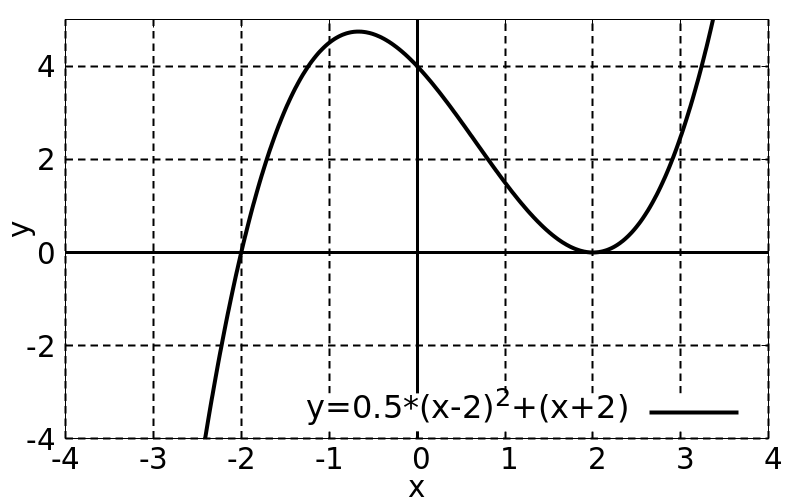

This figure's gnuplot source:
load "template/function-plot.gnuplot"

set key bottom right

set xrange [-4:4]
set yrange [-4:5]

set xtics 1
set ytics 2

plot 0.5*(x-2)**2*(x+2) lc 0 lw 4 title "y=0.5*(x-2)^2+(x+2)"
  
